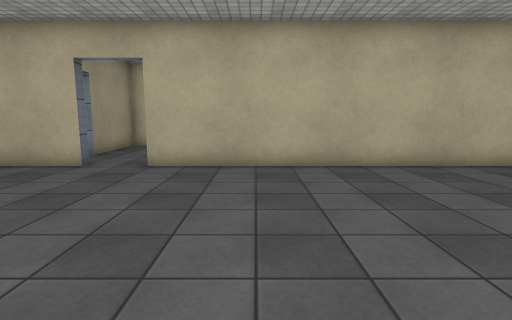
[1] (above)

21 first-person views from a walk through a scene from a Unity 3-D project. The camera is 1.4 m above the floor, tilts 8° down and sees 80° across. The floor is counted in squares, 1 m on a side. Each view is taken from the middle of a square. On the plan, view 1 faces up. The plan holds only what a view shows up to about 14 squares ahead; the rest is blank. The place goes on beyond the plan. The player is left out. Door leaves are left out, so doorways stand open. Surface patterns are stand-ins for the level's own textures.

[2]
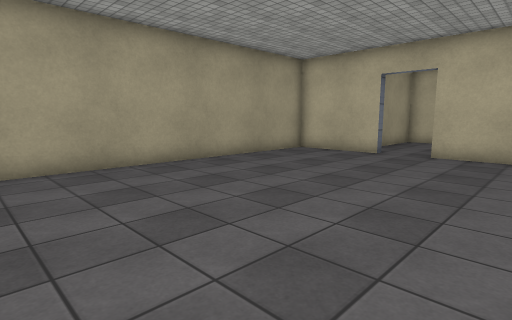

[3]
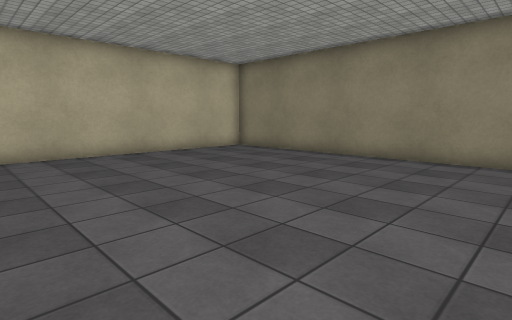

[4]
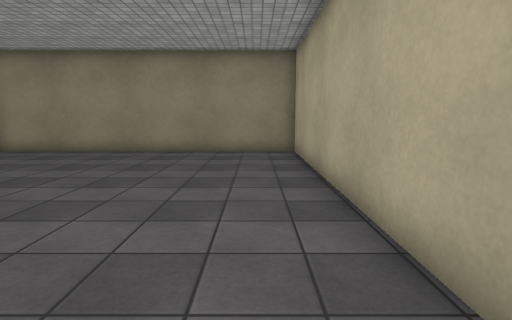

[5]
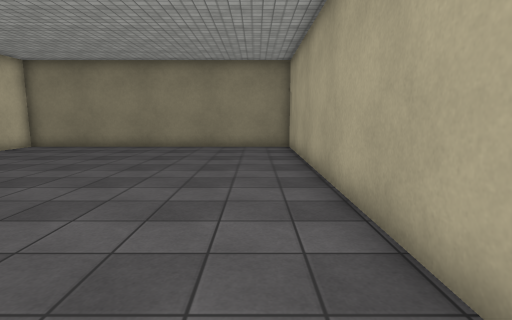

[6]
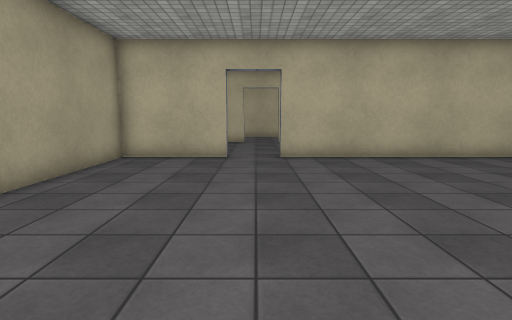

[7]
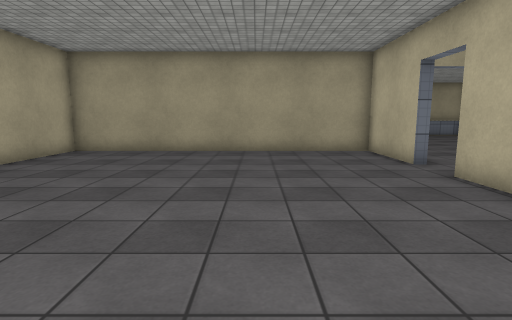

[8]
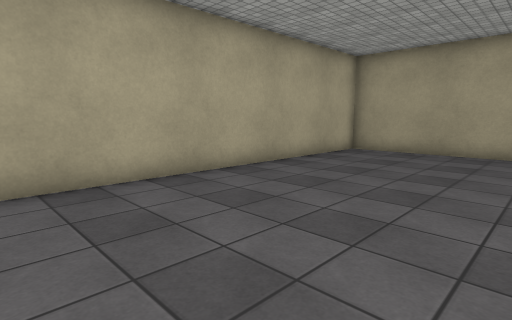

[9]
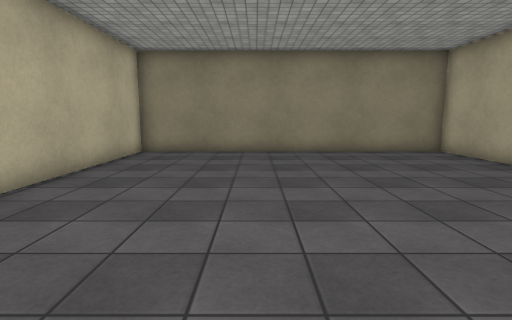

[10]
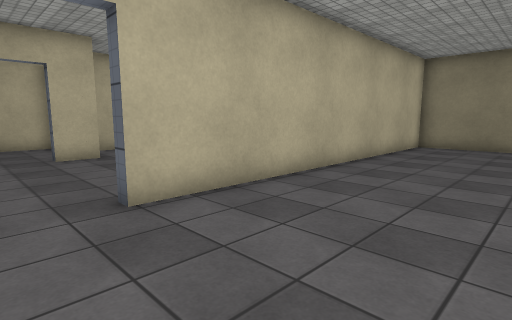

[11]
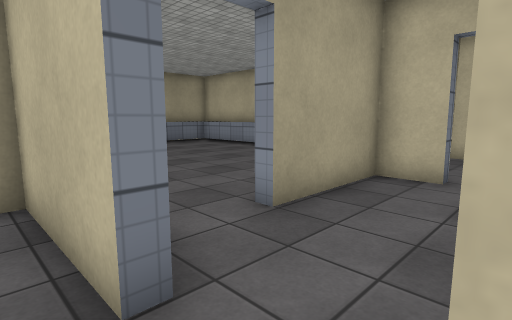

[12]
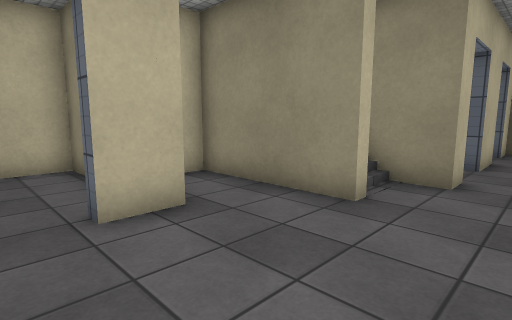

[13]
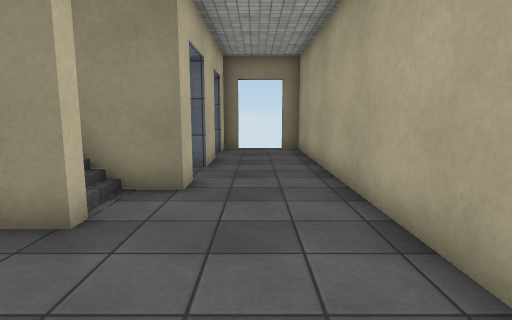

[14]
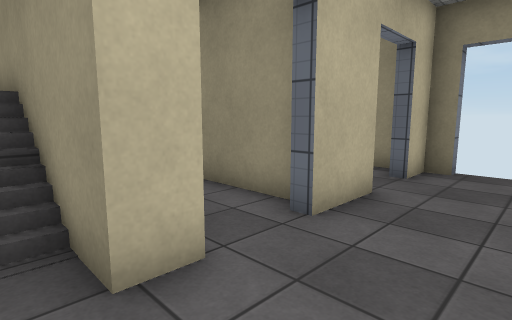

[15]
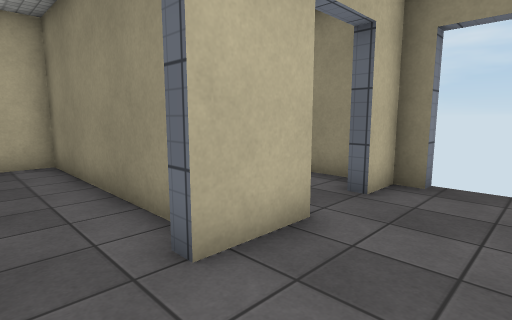

[16]
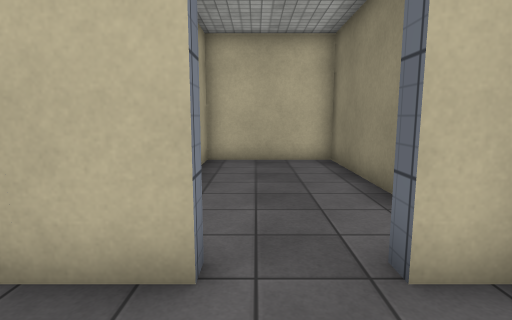

[17]
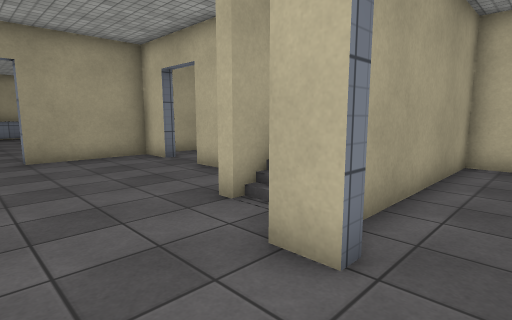

[18]
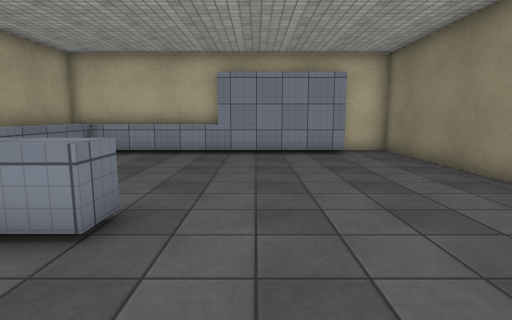

[19]
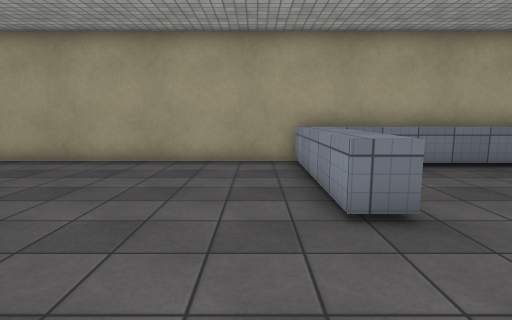

[20]
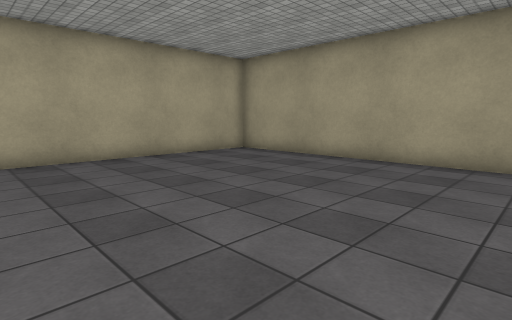

[21]
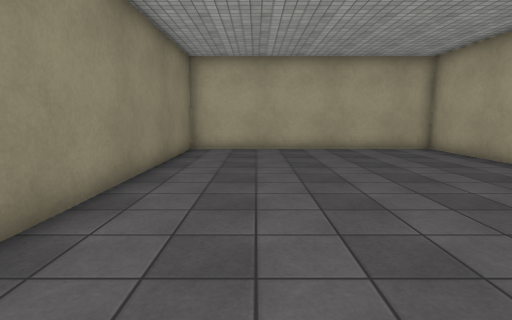

### Floor plan
Key: @ floor where view 1 was taken; # wall or solid block; x gap in a wall; . main floor; : floor 4 m higher than the main floor; D open door; ^ raised ledge.
Columns run from 20 left of view 1 to 11 right of it. Each row starts with its distance up from view 1.
 20 #^^^^^^    ########    #########
 19 #^^^^^^#####..#...     #..#....#
 18 #^ ........D..#....    #..#....#
 17 #^ ........D..#......: #..#....#
 16 #^............#......: #..#....#
 15 #^............##DD...:D#..#....#
 14 #^............#......:D#..#....#
 13 #^............#........#DD##DD##
 12 #^  .........D#.............DD.x
 11 #^^^^^^......DD................D
 10 #^^^^^^.......D................D
  9 #..........####DD###D###########
  8 #..........#.D......D..........#
  7 #..........#.D...DDD...........#
  6 #..........#.DDD...............#
  5 #..........#...................#
  4 #..........#...................#
  3 #..........#...................#
  2 #..........#...................#
  1 #..........#...................#
  0 #..........#........@..........#
 -1 #..........#...................#
 -2 #..........#...................#
 -3 #..........#...................#
 -4 ################################

Positions as (right, up) in squares from view 1, and headings:
1: (0, 0), facing up
2: (0, -3), facing up-left
3: (0, -3), facing up-right
4: (-2, -2), facing right
5: (-4, -2), facing right
6: (-4, -2), facing up
7: (4, 4), facing left
8: (4, 3), facing down-left
9: (-2, 4), facing right
10: (-5, 4), facing up-right
11: (-3, 8), facing up-left
12: (-4, 11), facing up-right
13: (-3, 11), facing right
14: (2, 10), facing up-right
15: (4, 10), facing up-right
16: (8, 10), facing up
17: (5, 10), facing up-left
18: (-12, 7), facing up
19: (-10, 9), facing left
20: (-10, 7), facing down-left
21: (-12, 10), facing down
